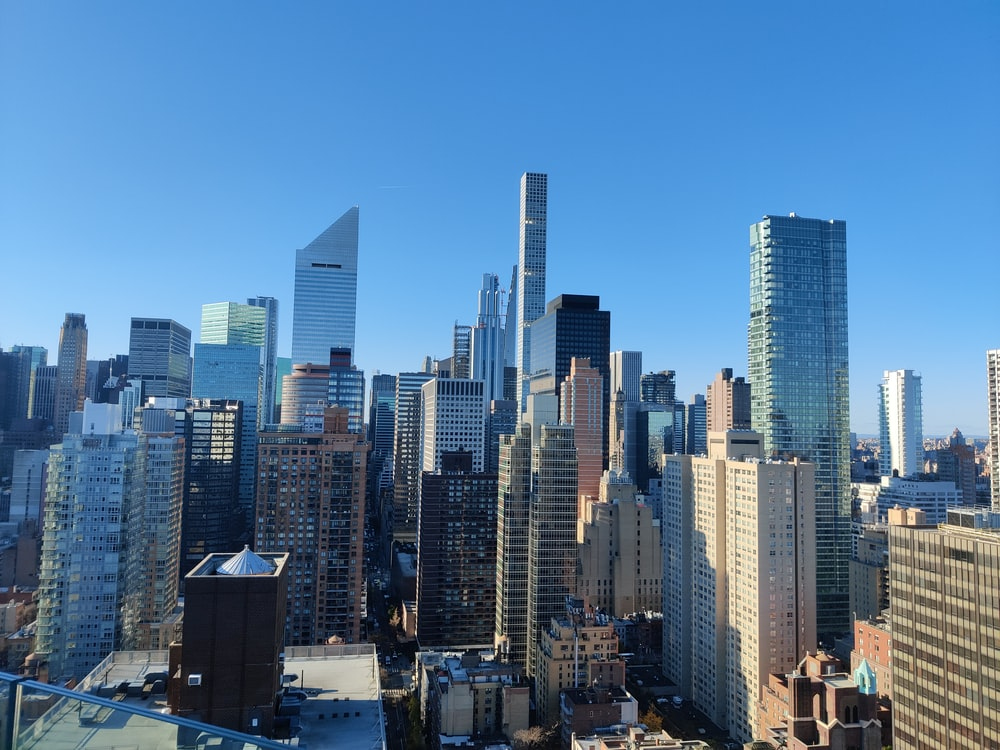
#> input picture Prak6/kota.jpg, 1000 x 750 px
$ python percobaan2.py
#> lines starting #> are read from the running program, lines starting #| are printed output that depends on the picture
import cv2
import numpy as np
import matplotlib.pyplot as plt
img = cv2.imread("kota.jpg",0)
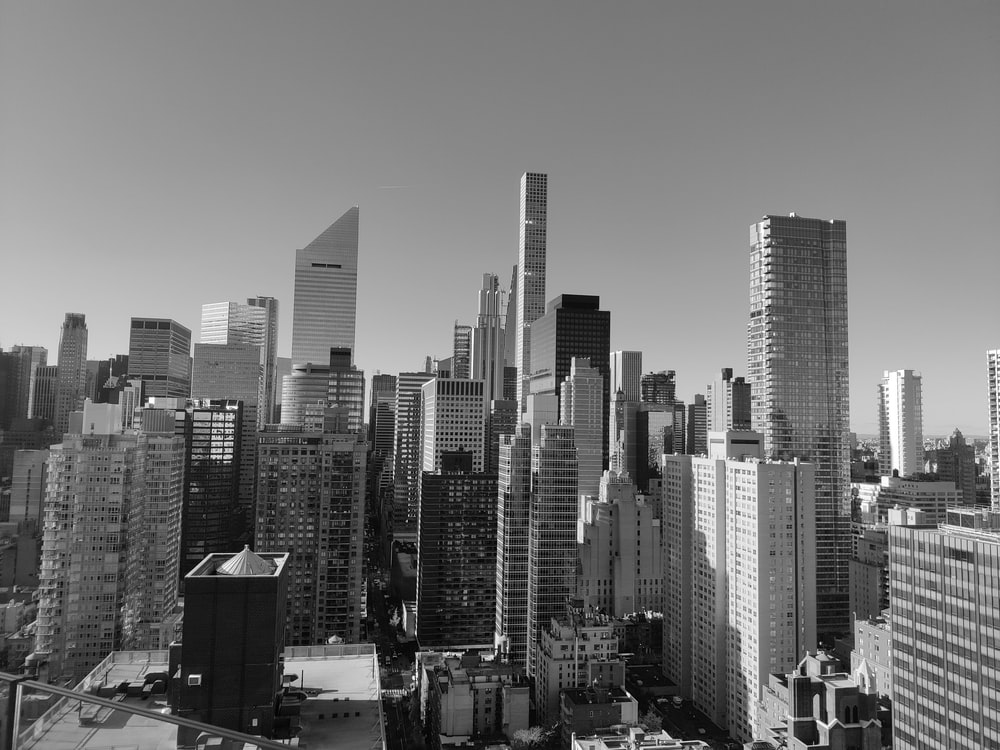
#> img: shape (750, 1000); min 0, max 255, mean 115.8

img1 = np.abs(img * 0.75)
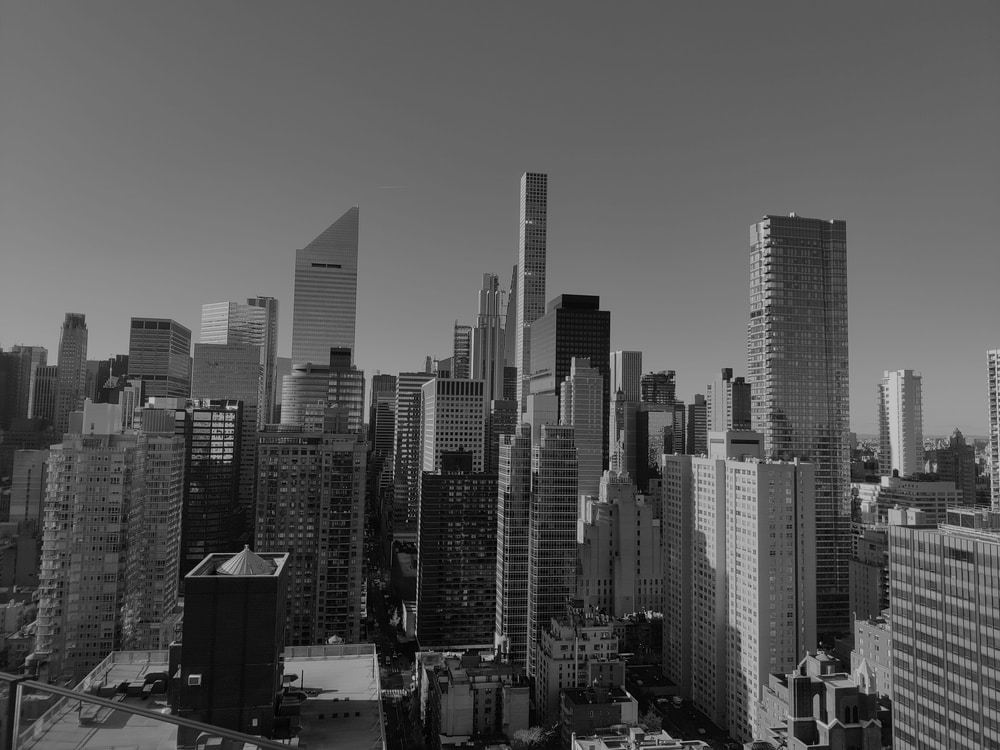
#> img1: shape (750, 1000) float64; min 0, max 191.2, mean 86.8
img1 = np.uint8(img1)
img2 = np.abs(img * 1.25)
img2 = np.uint8(img2)
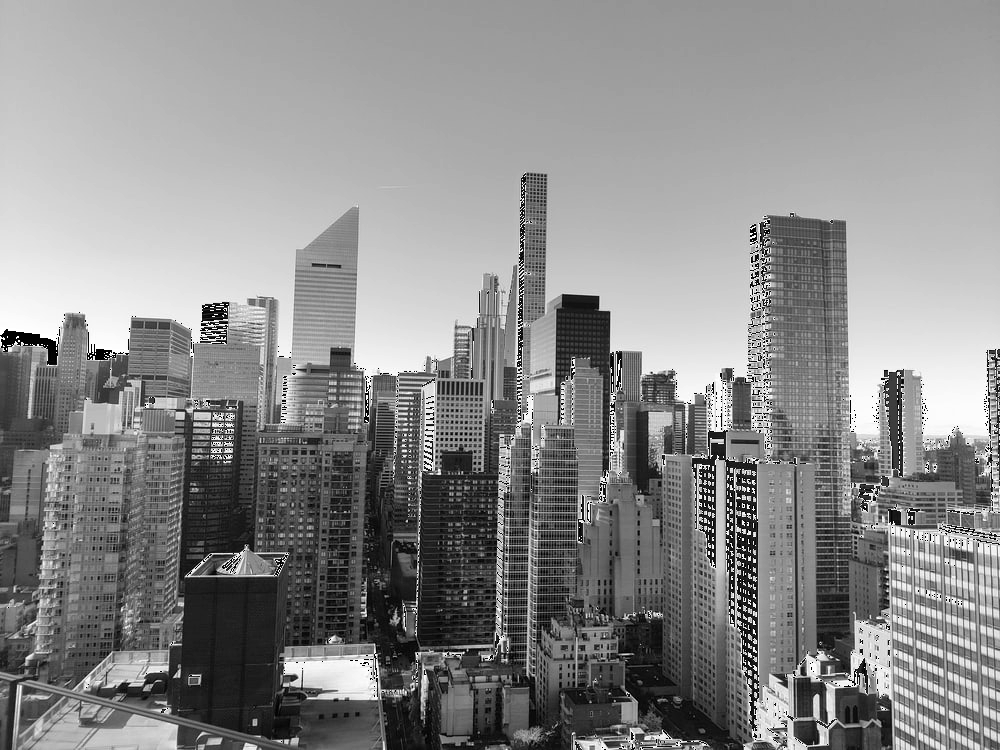
#> img2: shape (750, 1000); min 0, max 255, mean 138.7

hist1 = cv2.calcHist([img1], [0], None, [256], [0, 256])
#> hist1 = 256 values, max 16015 at index 99, min 0 at index 192, mean 2929.7
hist2 = cv2.calcHist([img], [0], None, [256], [0, 256])
#> hist2 = 256 values, max 9066 at index 126, min 74 at index 249, mean 2929.7
hist3 = cv2.calcHist([img2], [0], None, [256], [0, 256])
#> hist3 = 256 values, max 9066 at index 157, min 0 at index 64, mean 2929.7

plt.subplot(321)
plt.axis('off')
plt.title("x 0.75")
plt.imshow(img1, cmap='gray', vmin=0, vmax= 255)
plt.subplot(322)
plt.plot(hist1)
plt.grid()
plt.xlim([0, 255])

plt.subplot(323)
plt.axis('off')
plt.title("original")
plt.imshow(img, cmap='gray', vmin=0, vmax=255)
plt.subplot(324)
plt.plot(hist2)
plt.grid()
plt.xlim([0, 255])

plt.subplot(325)
plt.axis('off')
plt.title("x 1.25")
plt.imshow(img2, cmap='gray', vmin=0, vmax =255)
plt.subplot(326)
plt.plot(hist3)
plt.grid()
plt.xlim([0, 255])
plt.show()
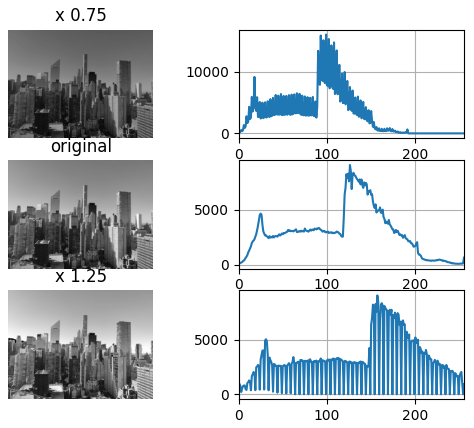
#> figure drawn by matplotlib, 6 panels; panel 2: curve peaks at x = 99, y = 16015; panel 4: curve peaks at x = 126, y = 9066; panel 6: curve peaks at x = 157, y = 9066

$ run again, with Prak6/fish2.jpeg copied over Prak6/kota.jpg
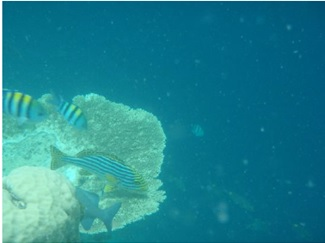
#> input picture Prak6/fish2.jpeg, 325 x 243 px
#> `img1 = np.abs(img * 0.75)`:
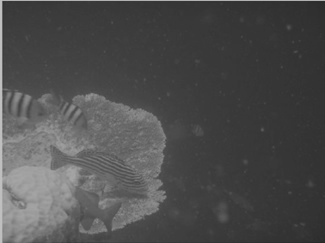
#> img1: shape (243, 325) float64; min 38.25, max 191.2, mean 77.7
#> `img2 = np.uint8(img2)`:
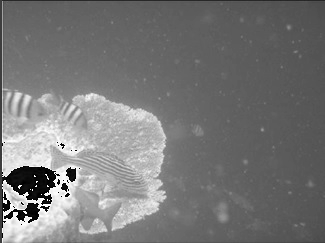
#> img2: shape (243, 325); min 0, max 255, mean 120
#> hist1 = 256 values, max 5612 at index 57, min 0 at index 0, mean 308.5
#> hist2 = 256 values, max 2909 at index 76, min 0 at index 0, mean 308.5
#> hist3 = 256 values, max 2909 at index 95, min 0 at index 3, mean 308.5
